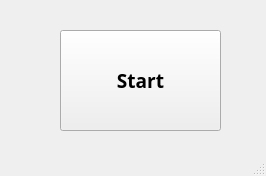
<?xml version="1.0" encoding="UTF-8"?>
<ui version="4.0">
 <class>MainWindow</class>
 <widget class="QMainWindow" name="MainWindow">
  <property name="geometry">
   <rect>
    <x>0</x>
    <y>0</y>
    <width>266</width>
    <height>176</height>
   </rect>
  </property>
  <property name="windowTitle">
   <string>MainWindow</string>
  </property>
  <widget class="QWidget" name="centralwidget">
   <widget class="QPushButton" name="Start_Button">
    <property name="geometry">
     <rect>
      <x>60</x>
      <y>30</y>
      <width>161</width>
      <height>101</height>
     </rect>
    </property>
    <property name="font">
     <font>
      <family>Arial Black</family>
      <pointsize>14</pointsize>
      <weight>75</weight>
      <bold>true</bold>
     </font>
    </property>
    <property name="text">
     <string>Start</string>
    </property>
   </widget>
  </widget>
  <widget class="QStatusBar" name="statusbar"/>
 </widget>
 <resources/>
 <connections/>
</ui>
